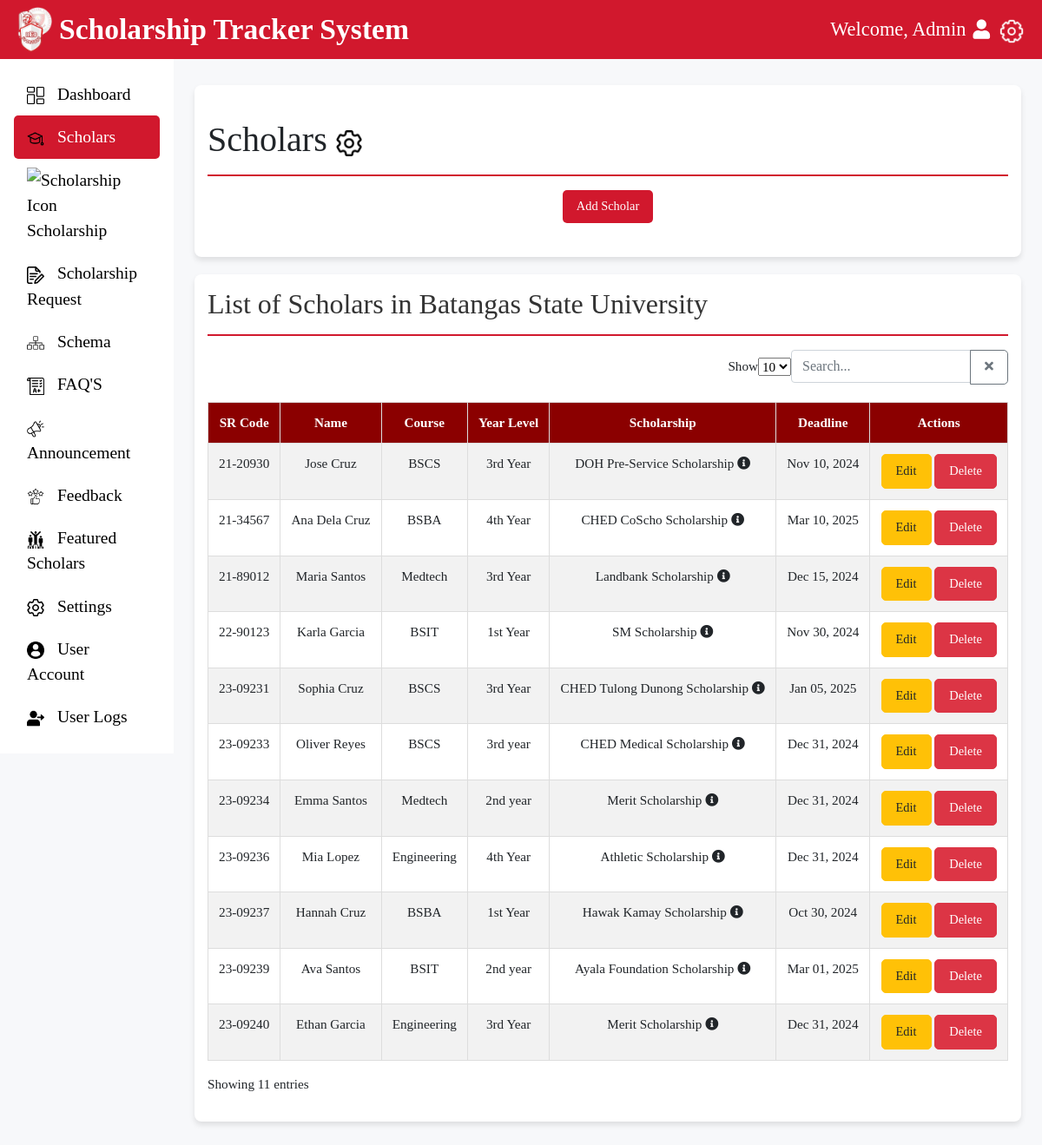
The app's page /Admin/scholars.php with its own data.
### tables this page shows
CREATE TABLE `scholars` (
  `sr_code` varchar(20) NOT NULL,
  `name` varchar(255) DEFAULT NULL,
  `course` varchar(255) DEFAULT NULL,
  `year_level` varchar(255) DEFAULT NULL,
  `scholarship_id` int(11) DEFAULT NULL
);

CREATE TABLE `scholarships` (
  `scholarship_id` int(11) NOT NULL,
  `name` varchar(255) NOT NULL,
  `description` text DEFAULT NULL,
  `deadline` date DEFAULT NULL,
  `requirements` text DEFAULT NULL,
  `created_at` timestamp NOT NULL DEFAULT current_timestamp(),
  `updated_at` timestamp NOT NULL DEFAULT current_timestamp() ON UPDATE current_timestamp(),
  `status` varchar(50) DEFAULT 'active'
);

### connection/dbh.classes.php (called while the page is built, shortened)
<?php
class Dbh {
    private $host = "localhost";
    private $user = "root";
    private $pwd = "";
    private $dbName = "db_scholarshiptracker";
    public function connect() {
        try {
            $dsn = 'mysql:host=' . $this->host . ';dbname=' . $this->dbName;
            $pdo = new PDO($dsn, $this->user, $this->pwd);
            $pdo->setAttribute(PDO::ATTR_DEFAULT_FETCH_MODE, PDO::FETCH_ASSOC);
            $pdo->setAttribute(PDO::ATTR_ERRMODE, PDO::ERRMODE_EXCEPTION);
            return $pdo;
        } catch (PDOException $e) {
            error_log("Connection failed: " . $e->getMessage());
            throw new Exception("Database connection failed");
        }
    }
}

### classes/scholars_handler.php (called while the page is built, shortened)
<?php
require_once '../connection/dbh.classes.php';
class ScholarsHandler extends Dbh {
    public function getScholars() {
        try {
            $stmt = $this->connect()->prepare("
                SELECT s.sr_code, s.name, s.course, s.year_level,
                       sch.scholarship_id, sch.name as scholarship_name,
                       sch.description, sch.deadline, sch.requirements,
                       sch.status
                FROM scholars s
                LEFT JOIN scholarships sch ON s.scholarship_id = sch.scholarship_id
                WHERE sch.status = 'active'
                ORDER BY s.sr_code
            ");
            $stmt->execute();
            return $stmt->fetchAll(PDO::FETCH_ASSOC);
        } catch (PDOException $e) {
            error_log("Error fetching scholars: " . $e->getMessage());
            return [];
        }
    }
}

### Admin/scholars.php (the view, shortened to what this page needs)
<?php
require_once '../classes/scholars_handler.php';
$scholars = new ScholarsHandler();
$scholarList = $scholars->getScholars();
?>
<!DOCTYPE html>
<html lang="en">
<head>
    <link rel="stylesheet" href="https://maxcdn.bootstrapcdn.com/bootstrap/4.5.2/css/bootstrap.min.css">
    <link rel="stylesheet" href="admin_css/scholars.css">
    <link href="https://cdn.jsdelivr.net/npm/sweetalert2@11/dist/sweetalert2.min.css" rel="stylesheet">
</head>
<body>
    <header id="header">
        <div class="logo">
            <img src="icons_admin/logo.png" alt="Logo" width="40">
            <span>Scholarship Tracker System</span>
        </div>
        <div class="welcome d-flex align-items-center">
            <span class="ml-4">Welcome, Admin</span>
            <i class="fas fa-user ml-2"></i>
            <a href="settings.php">
                <img src="icons_admin/white_settings.png" alt="Settings Icon" style="width: 30px; height: 30px; margin-left: 10px;">
            </a>
        </div>
    </header>
    <div class="container-fluid">
        <div class="row">
            <nav id="sidebar" class="col-12 col-md-3 col-lg-2 sidebar bg-light p-3 collapse d-md-block">
                <ul class="nav flex-column">
                    <li class="nav-item"><a class="nav-link" href="admin-dashboard.php"><img src="icons_admin/dashboard.png" alt="Dashboard Icon"> Dashboard</a></li>
                    <li class="nav-item"><a class="nav-link active" href="scholars.php"><img src="icons_admin/scholars.png" alt="Scholars Icon"> Scholars</a></li>
                    <li class="nav-item"><a class="nav-link" href="scholarship.php"><img src="icons_admin/scholarships.png" alt="Scholarship Icon"> Scholarship</a></li>
                    <li class="nav-item"><a class="nav-link" href="scholarship-request.php"><img src="icons_admin/scholarship_request.png" alt="Scholarship Request Icon"> Scholarship Request</a></li>
                    <li class="nav-item"><a class="nav-link" href="schema.php"><img src="icons_admin/view schema.png" alt="Schema Icon"> Schema</a></li>
                    <li class="nav-item"><a class="nav-link" href="FAQ'S.php"><img src="icons_admin/exam_management.png" alt="FAQ'S Icon"> FAQ'S</a></li>
                    <li class="nav-item"><a class="nav-link" href="announcement.php"><img src="icons_admin/announcement.png" alt="Announcement Icon"> Announcement</a></li>
                    <li class="nav-item"><a class="nav-link" href="feedback.php"><img src="icons_admin/feedback.png" alt="Feedback Icon"> Feedback</a></li>
                    <li class="nav-item"><a class="nav-link" href="featured-scholars.html"><img src="icons_admin/featured_scholars.png" alt="Featured Scholars Icon"> Featured Scholars</a></li>
                    <li class="nav-item"><a class="nav-link" href="settings.php"><img src="icons_admin/setting.png" alt="Settings Icon"> Settings</a></li>
                    <li class="nav-item"><a class="nav-link" href="useraccount.php"><img src="icons_admin/useraccount.png" alt="User Account Icon"> User Account</a></li>
                    <li class="nav-item"><a class="nav-link" href="userlogs.php"><img src="icons_admin/userlogs.png" alt="User Logs Icon"> User Logs</a></li>
                </ul>
            </nav>
            <main class="col-md-9 col-lg-10 px-md-4" id="main-content">
                <div class="dashboard-section">
                    <h1 class="mt-4">Scholars <a href="settings.html">
                        <img src="icons_admin/setting.png" alt="Settings Icon" style="width: 30px; height: 30px;">
                    </a></h1>
                    <hr>
                    <div class="row mb-4">
                        <div class="col-12">
                            <div class="d-flex justify-content-center">
                                <button class="btn btn-secondary" onclick="showAddScholarForm()">Add Scholar</button>
                            </div>
                        </div>
                    </div>
                </div>
                <div class="dashboard-section">
                    <h2>List of Scholars in Batangas State University</h2>
                    <hr>
                    <div class="d-flex justify-content-end align-items-center mb-3">
                        <div class="d-flex align-items-center gap-2">
                            <label for="entries" class="me-2 mb-0">Show</label>
                            <select id="entries" class="form-select me-3 mb-0">
                                <option value="10">10</option>
                            </select>
                            <div class="input-group" style="width: 250px;">
                                <input type="text" id="searchInput" placeholder="Search... " class="form-control mb-0">
                                <div class="input-group-append">
                                    <button class="btn btn-outline-secondary" type="button" onclick="clearSearch()">
                                        <i class="fas fa-times"></i>
                                    </button>
                                </div>
                            </div>
                        </div>
                    </div>
                    <table class="table table-striped">
                        <thead class="table-dark">
                            <tr>
                                <th>SR Code</th>
                                <th>Name</th>
                                <th>Course</th>
                                <th>Year Level</th>
                                <th>Scholarship</th>
                                <th>Deadline</th>
                                <th>Actions</th>
                            </tr>
                        </thead>
                        <tbody>
                            <?php foreach ($scholarList as $scholar): ?>
                            <tr>
                                <td><?php echo htmlspecialchars($scholar['sr_code']); ?></td>
                                <td><?php echo htmlspecialchars($scholar['name']); ?></td>
                                <td><?php echo htmlspecialchars($scholar['course']); ?></td>
                                <td><?php echo htmlspecialchars($scholar['year_level']); ?></td>
                                <td>
                                    <?php echo htmlspecialchars($scholar['scholarship_name']); ?>
                                    <?php if (!empty($scholar['description'])): ?>
                                        <i class="fas fa-info-circle" data-toggle="tooltip" title="<?php echo htmlspecialchars($scholar['description']); ?>"></i>
                                    <?php endif; ?>
                                </td>
                                <td><?php echo $scholar['deadline'] ? date('M d, Y', strtotime($scholar['deadline'])) : 'No deadline'; ?></td>
                                <td>
                                    <button class="btn btn-warning btn-sm" onclick="editScholar(this)"
                                        data-sr_code="<?php echo htmlspecialchars($scholar['sr_code']); ?>"
                                        data-name="<?php echo htmlspecialchars($scholar['name']); ?>"
                                        data-course="<?php echo htmlspecialchars($scholar['course']); ?>"
                                        data-year_level="<?php echo htmlspecialchars($scholar['year_level']); ?>"
                                        data-scholarship_id="<?php echo htmlspecialchars($scholar['scholarship_id']); ?>">Edit</button>
                                    <button class="btn btn-danger btn-sm"
                                        onclick="confirmScholarDelete('<?php echo htmlspecialchars($scholar['sr_code']); ?>')">Delete</button>
                                </td>
                            </tr>
                            <?php endforeach; ?>
                        </tbody>
                    </table>
                    <p>Showing <?php echo count($scholarList); ?> entries</p>
                </div>
            </main>
        </div>
    </div>
    <link rel="stylesheet" href="https://cdnjs.cloudflare.com/ajax/libs/font-awesome/5.15.1/css/all.min.css">
</body>
</html>

### Admin/admin_css/scholars.css (style rules this page uses)
body { font-family: 'Times New Roman', Times, serif; background-color: #F7F8FA; font-size: 0.95rem; }
#header { background-color: #d1182d; color: white; padding: 8px 20px; display: flex; align-items: center; justify-content: space-between; font-size: 1.4rem; }
#header .logo { display: flex; align-items: center; }
#header .logo img { margin-right: 8px; }
#header .logo span { font-size: 1.5em; font-weight: bold; }
#sidebar { background-color: white !important; color: black; height: 100vh; padding-top: 20px; font-size: 0.85rem; }
#sidebar .nav-link { color: black; font-size: 1.22rem; padding: 10px 15px; border-radius: 5px; transition: background-color 0.3s, color 0.3s; }
#sidebar .nav-link img { width: 20px; margin-right: 10px; }
#sidebar .nav-link.active { background-color: #d1182d; color: white; text-decoration: none; }
#main-content { background-color:d9dfdb ; padding: 15px; border-radius: 8px; margin-top: 15px; }
.dashboard-section { background-color: white; padding: 15px; border-radius: 8px; margin-bottom: 20px; box-shadow: 0px 4px 6px rgba(0, 0, 0, 0.1); }
.dashboard-section h2 { color: #333; }
.dashboard-section hr { border-color: #d1182d; border-width: 2px; }
.btn { font-size: 0.9rem; padding: 8px 16px; border-radius: 5px; display: inline-block; text-align: center; }
.btn-secondary { background-color:#d1182d; border: none; color: white; }
table { width: 100%; border-collapse: collapse; margin-top: 20px; }
th, td { border: 1px solid #ddd !important; padding: 8px; text-align: center; }
thead tr { border: 1px solid white; }
th { background-color: darkred; color: white; }

### records on screen
scholars: sr_code "21-20930", name "Jose Cruz", course "BSCS", year_level "3rd Year", scholarship.name "DOH Pre-Service Scholarship", scholarship.deadline "Nov 10, 2024"
scholars: sr_code "21-34567", name "Ana Dela Cruz", course "BSBA", year_level "4th Year", scholarship.name "CHED CoScho Scholarship", scholarship.deadline "Mar 10, 2025"
scholars: sr_code "21-89012", name "Maria Santos", course "Medtech", year_level "3rd Year", scholarship.name "Landbank Scholarship", scholarship.deadline "Dec 15, 2024"
scholars: sr_code "22-90123", name "Karla Garcia", course "BSIT", year_level "1st Year", scholarship.name "SM Scholarship", scholarship.deadline "Nov 30, 2024"
scholars: sr_code "23-09231", name "Sophia Cruz", course "BSCS", year_level "3rd Year", scholarship.name "CHED Tulong Dunong Scholarship", scholarship.deadline "Jan 05, 2025"
scholars: sr_code "23-09233", name "Oliver Reyes", course "BSCS", year_level "3rd year", scholarship.name "CHED Medical Scholarship", scholarship.deadline "Dec 31, 2024"
scholars: sr_code "23-09234", name "Emma Santos", course "Medtech", year_level "2nd year", scholarship.name "Merit Scholarship", scholarship.deadline "Dec 31, 2024"
scholars: sr_code "23-09236", name "Mia Lopez", course "Engineering", year_level "4th Year", scholarship.name "Athletic Scholarship", scholarship.deadline "Dec 31, 2024"
scholars: sr_code "23-09237", name "Hannah Cruz", course "BSBA", year_level "1st Year", scholarship.name "Hawak Kamay Scholarship", scholarship.deadline "Oct 30, 2024"
scholars: sr_code "23-09239", name "Ava Santos", course "BSIT", year_level "2nd year", scholarship.name "Ayala Foundation Scholarship", scholarship.deadline "Mar 01, 2025"
scholars: sr_code "23-09240", name "Ethan Garcia", course "Engineering", year_level "3rd Year", scholarship.name "Merit Scholarship", scholarship.deadline "Dec 31, 2024"

### other values on screen
count($scholarList) "11"
